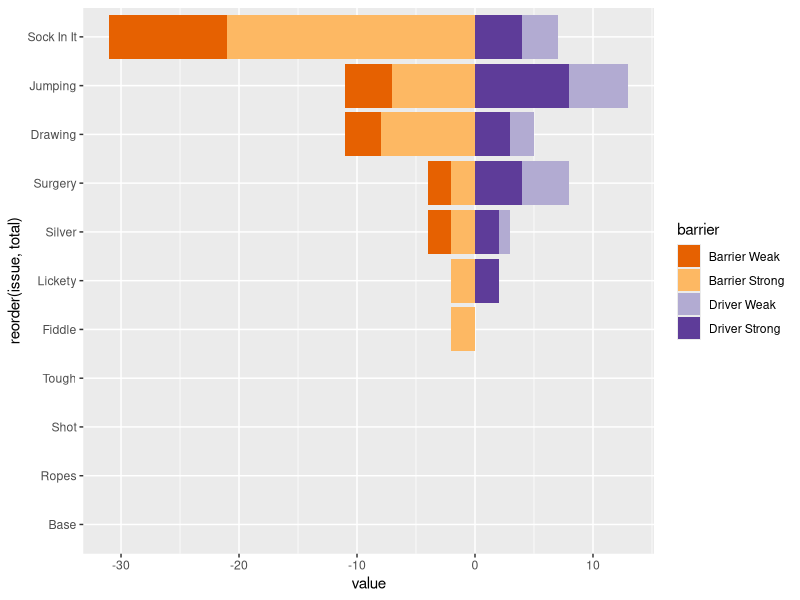
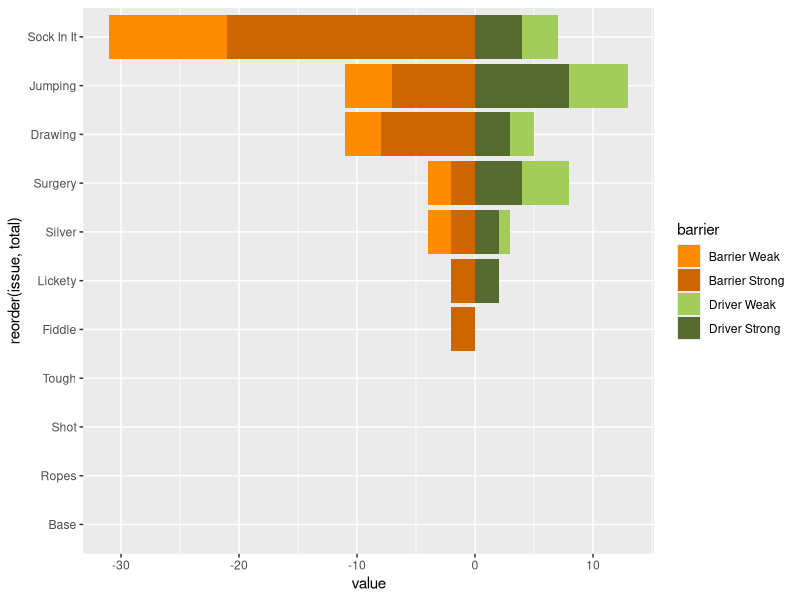
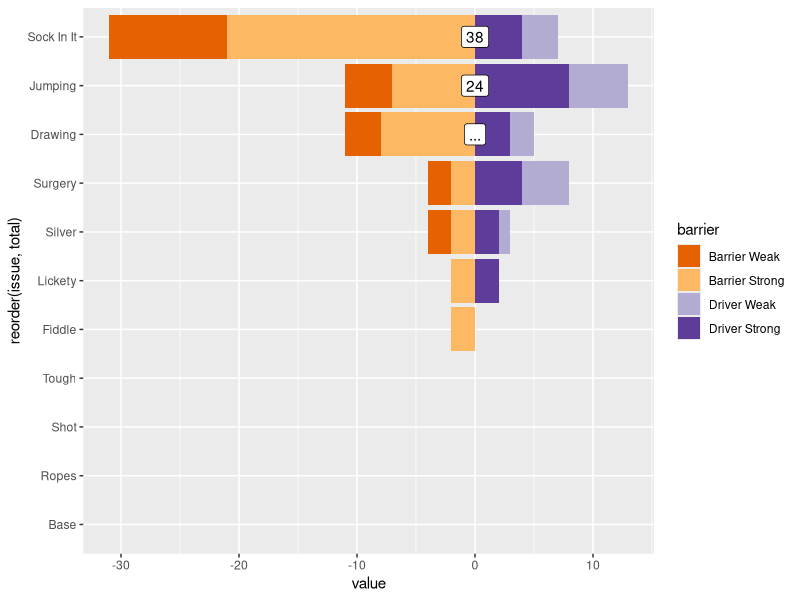
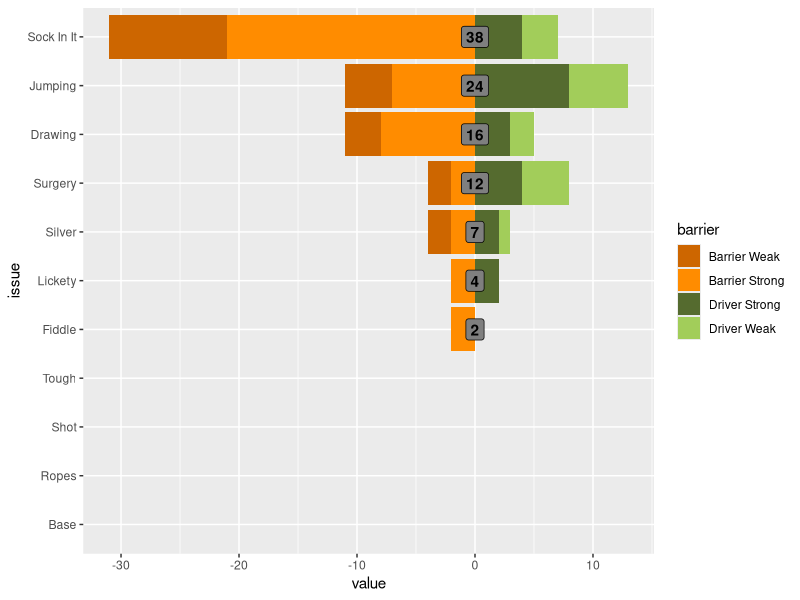

Source code (R) for these figures, in order:
## ---- chunk 1
library(tidyverse)
library(readxl)
data <- read_excel("dataexample.xlsx")
## ---- chunk 2
d2 <- data %>% gather("barrier", "value", -issue, -total) %>% 
  mutate(barrier = str_replace(barrier, "_", " ")) %>%   # replace underscore with space
  mutate(barrier = str_to_title(barrier))                # Transform to Title Case

d2

data3 <- d2 %>% 
  mutate(issue = fct_reorder(issue, total)) %>% 
  mutate(barrier = fct_relevel(barrier, "Barrier Weak", "Barrier Strong", "Driver Weak", "Driver Strong")) 

data3 
## ---- chunk 3
data3 %>% 
  ggplot(aes(x= reorder(issue, total), y = value, fill = barrier)) +
  geom_col() + 
  scale_fill_brewer(type = "div", palette = "PuOr") +
  coord_flip()
## ---- chunk 4
data3 %>% 
  ggplot(aes(x= reorder(issue, total), y = value, fill = barrier)) +
  geom_col() + 
  scale_fill_manual(values = c("darkorange", "darkorange3", "darkolivegreen3", "darkolivegreen")) +
  coord_flip()
## ---- chunk 5
data3 %>% 
  ggplot(aes(x= reorder(issue, total), y = value, fill = barrier)) +
  geom_col() + 
  scale_fill_brewer(type = "div", palette = "PuOr") +
  annotate("label", x = 11, y = 0, label = data3[11,2]) + 
  annotate("label", x = 10, y = 0, label = data3[10,2]) +
  annotate("label", x = 9, y = 0, label = "...") +  
  coord_flip()

data_totals <- data3 %>% distinct(issue, total) %>% filter(total > 0) %>% mutate(barrier = "Total") %>% mutate(value = 0)
data_totals

data3 %>% 
  ggplot(aes(x = issue, 
             y = value, fill = barrier)) +
  geom_col() + 
  geom_label(data = data_totals, aes(x = issue, label = total), 
             fontface = "bold", show.legend = FALSE) +
  scale_fill_manual(
    values = c("darkorange3", "darkorange", "darkolivegreen", "darkolivegreen3", "white"), 
    breaks = c("Barrier Weak", "Barrier Strong", "Driver Strong", "Driver Weak")) +
  coord_flip()



